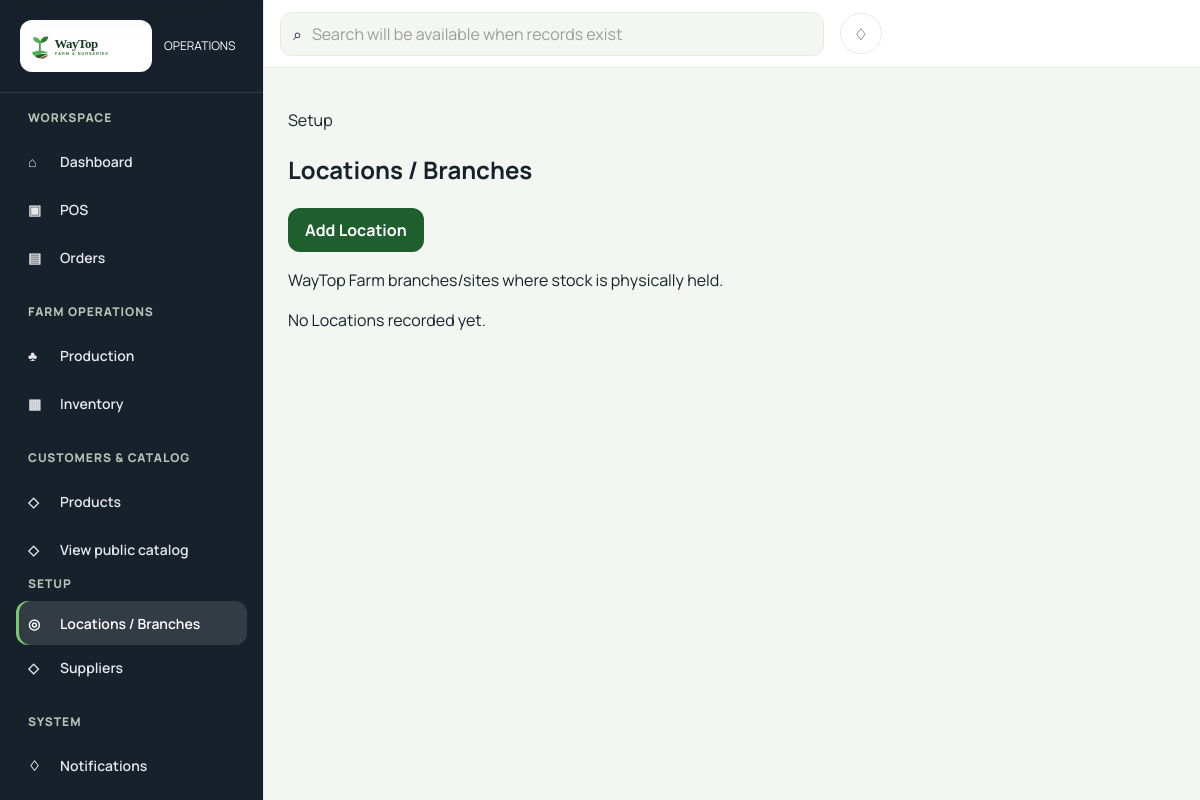
The page /dashboard/inventory/locations/ (signed in) on the database as committed earlier.
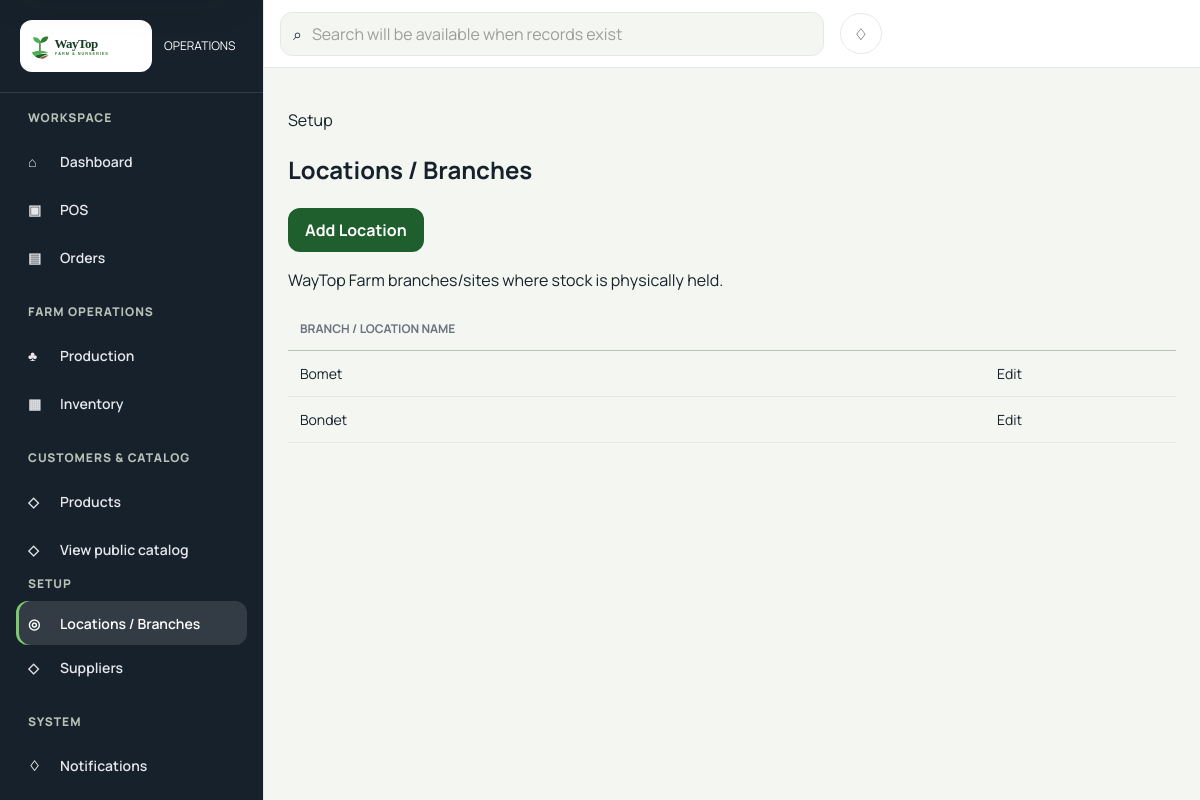
The same page on the database as committed later.
### apps/inventory/models.py (models this page shows, shortened)
class InventoryLocation(models.Model):
    id = models.UUIDField(primary_key=True, default=uuid.uuid4, editable=False)
    code = models.CharField(max_length=50, unique=True)
    name = models.CharField(max_length=160)
    is_active = models.BooleanField(default=True)
    allows_saleable_stock = models.BooleanField(default=True)
    created_at = models.DateTimeField(auto_now_add=True)
    updated_at = models.DateTimeField(auto_now=True)
    class Meta:
        ordering = ("code",)
        constraints = [
            models.CheckConstraint(
                condition=~Q(code=""), name="inventory_location_code_not_empty"
            ),
            models.CheckConstraint(
                condition=~Q(name=""), name="inventory_location_name_not_empty"
            ),
        ]

### apps/inventory/staff_views.py (the view)
# urls.py: path("inventory/locations/", inventory_staff_views.location_list, name="inventory_location_list"),
@login_required(login_url="accounts:login")
def location_list(request):
    require_supply_view(request.user)
    return render(request, "dashboard/inventory/locations_live.html", {
        "locations": InventoryLocation.objects.order_by("name", "pk"),
    })

### apps/core/context_processors.py (called while the page is built)
def business_contact(request):
    phone = settings.WAYTOP_CONTACT_PHONE
    digits = phone.removeprefix("+")
    display = f"+{digits[:3]} {digits[3:6]} {digits[6:9]} {digits[9:]}"
    return {"business_phone": {"uri": phone, "display": display}}

def commerce_catalog(request):
    return {"commerce_catalog": []}

### apps/inventory/supply_services.py (called while the page is built)
def _require(actor, permission):
    if (
        actor is None or not actor.is_authenticated or not actor.is_active
        or not actor.is_staff or not actor.has_perm(permission)
    ):
        raise PermissionDenied(f"Inventory Supply operation requires {permission}.")

def require_supply_view(actor):
    _require(actor, "inventory.view")

### templates/dashboard/inventory/locations_live.html (shortened to what this page needs)
{% extends "staff_base.html" %}
{% block content %}
<section class="staff-workspace">
  <header class="staff-page-heading"><p>Setup</p><h1>Locations / Branches</h1>
    {% if perms.inventory.add_inventorylocation %}<a class="staff-button staff-button--primary" href="{% url 'dashboard:inventory_location_create' %}">Add Location</a>{% endif %}
  </header>
  <p>WayTop Farm branches/sites where stock is physically held.</p>
  {% if locations %}<div class="staff-table-wrap"><table class="staff-table">
    <thead><tr><th>Branch / Location name</th><th></th></tr></thead>
    <tbody>{% for location in locations %}<tr><td>{{ location.name }}</td>
      <td>{% if perms.inventory.change_inventorylocation %}<a href="{% url 'dashboard:inventory_location_edit' location.pk %}">Edit</a>{% endif %}</td>
    </tr>{% endfor %}</tbody>
  </table></div>{% else %}<p data-authoritative-empty>No Locations recorded yet.</p>{% endif %}
</section>
{% endblock %}

Rows that differ between the two databases and show on the page:
added InventoryLocation: name "Bomet"
added InventoryLocation: name "Bondet"
Other text that changed with them:
text no longer shown: "No Locations recorded yet."
text now shown: "BRANCH / LOCATION NAME"
